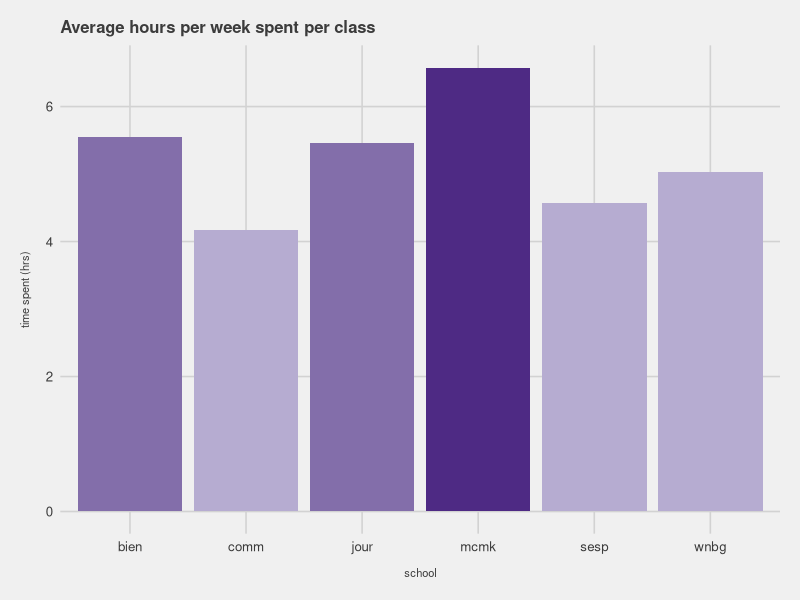

Reproduce this figure in R.
## ---- chunk 1
# install packages
library(tidyverse)
library(ggthemes)
library(patchwork)
library(cowplot)

# read in data
ctec_data_raw <- read.csv("data/ctec_data.csv")

# data cleaning
ctec_data <- ctec_data_raw |> 
  # consider empty strings as missing values
  mutate(
    school = na_if(school, ""),
    dept = na_if(dept, ""),
    course_term = na_if(course_term, ""),
    instructor = na_if(instructor, "")
  ) |> 
  # fill in missing values from the nearest value above
  fill(school, dept, course_num, course_term, instructor, inst_rating, 
       course_rating, learn_rating, challenge_rating, interest_rating, 
       hours_spent, .direction = "down")

# check for missingness
ctec_data |> summarise(across(everything(), ~ sum(is.na(.))))

## ---- chunk 2
# separate data by school
mcmk_data <- ctec_data[ctec_data$school == 'mcmk', ]
jour_data <- ctec_data[ctec_data$school == 'jour', ]
comm_data <- ctec_data[ctec_data$school == 'comm', ]
bien_data <- ctec_data[ctec_data$school == 'bien', ]
sesp_data <- ctec_data[ctec_data$school == 'sesp', ]
wnbg_data <- ctec_data[ctec_data$school == 'wnbg', ]

# averages of time spent across schools
labels <- c("mcmk", "jour", "comm", "bien", "sesp", "wnbg")
means_hours <- c(
  mean(mcmk_data$hours_spent),
  mean(jour_data$hours_spent),
  mean(comm_data$hours_spent),
  mean(bien_data$hours_spent),
  mean(sesp_data$hours_spent),
  mean(wnbg_data$hours_spent)
)
avg_hours <- data.frame(labels, means_hours)

# bar plot of hours spent across schools
plot1 <- ggplot(avg_hours, aes(x = labels, y = means_hours, fill = labels)) +
  geom_bar(stat = "identity") +
  scale_fill_manual(
    values = c(
      "#836EAA",
      "#B6ACD1",
      "#836EAA",
      "#4E2A84",
      "#B6ACD1",
      "#B6ACD1"
      )
  ) +
  theme_fivethirtyeight() +
  theme(
    axis.title.x = element_text(size = 8, margin = margin(t = 10)),
    axis.title.y = element_text(size = 8, margin = margin(r = 10)),
    title = element_text(size = 8),
    legend.position = "none",
    legend.title = element_blank()
  ) +
  labs(
    title = "Average hours per week spent per class", 
    x = "school", 
    y = "time spent (hrs)"
  )

ggsave("schools_hours_spent.png", plot1, width = 6, height = 4, units = "in")

